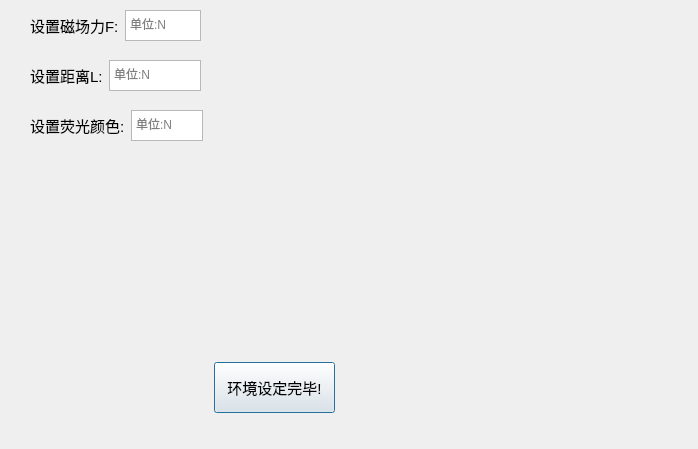
<?xml version="1.0" encoding="UTF-8"?>
<ui version="4.0">
 <class>AlgorithmDialog</class>
 <widget class="QDialog" name="AlgorithmDialog">
  <property name="geometry">
   <rect>
    <x>0</x>
    <y>0</y>
    <width>698</width>
    <height>449</height>
   </rect>
  </property>
  <property name="font">
   <font>
    <family>Microsoft YaHei UI</family>
    <pointsize>11</pointsize>
   </font>
  </property>
  <property name="windowTitle">
   <string>环境设定</string>
  </property>
  <widget class="QWidget" name="layoutWidget">
   <property name="geometry">
    <rect>
     <x>30</x>
     <y>60</y>
     <width>171</width>
     <height>31</height>
    </rect>
   </property>
   <layout class="QHBoxLayout" name="horizontalLayout_2">
    <item>
     <widget class="QLabel" name="label_2">
      <property name="text">
       <string>设置距离L:</string>
      </property>
     </widget>
    </item>
    <item>
     <widget class="QTextEdit" name="textEditSendCurData_2">
      <property name="font">
       <font>
        <pointsize>9</pointsize>
       </font>
      </property>
      <property name="placeholderText">
       <string>单位:N</string>
      </property>
     </widget>
    </item>
   </layout>
  </widget>
  <widget class="QWidget" name="layoutWidget_2">
   <property name="geometry">
    <rect>
     <x>30</x>
     <y>110</y>
     <width>173</width>
     <height>31</height>
    </rect>
   </property>
   <layout class="QHBoxLayout" name="horizontalLayout_3">
    <item>
     <widget class="QLabel" name="label_3">
      <property name="text">
       <string>设置荧光颜色:</string>
      </property>
     </widget>
    </item>
    <item>
     <widget class="QTextEdit" name="textEditSendCurData_3">
      <property name="font">
       <font>
        <pointsize>9</pointsize>
       </font>
      </property>
      <property name="placeholderText">
       <string>单位:N</string>
      </property>
     </widget>
    </item>
   </layout>
  </widget>
  <widget class="QPushButton" name="pushButton">
   <property name="geometry">
    <rect>
     <x>214</x>
     <y>362</y>
     <width>121</width>
     <height>51</height>
    </rect>
   </property>
   <property name="text">
    <string>环境设定完毕!</string>
   </property>
  </widget>
  <widget class="QWidget" name="">
   <property name="geometry">
    <rect>
     <x>30</x>
     <y>10</y>
     <width>171</width>
     <height>31</height>
    </rect>
   </property>
   <layout class="QHBoxLayout" name="horizontalLayout">
    <item>
     <widget class="QLabel" name="label">
      <property name="text">
       <string>设置磁场力F:</string>
      </property>
     </widget>
    </item>
    <item>
     <widget class="QTextEdit" name="textEditSendCurData">
      <property name="font">
       <font>
        <pointsize>9</pointsize>
       </font>
      </property>
      <property name="placeholderText">
       <string>单位:N</string>
      </property>
     </widget>
    </item>
   </layout>
  </widget>
 </widget>
 <resources/>
 <connections/>
</ui>
